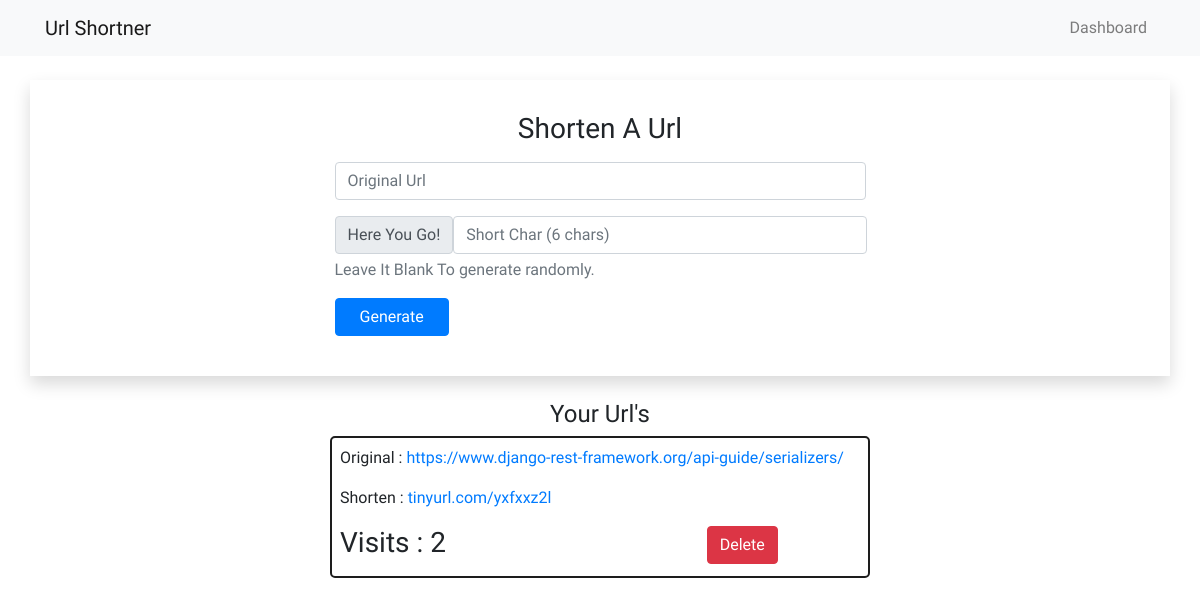
The page / on the database its author committed.
### shortner/models.py (models this page shows)
class shorturl(models.Model):
    original_url = models.URLField(blank=False)
    short_query = models.CharField(blank=False, max_length=20)
    visits = models.IntegerField(default=0)

### shortner/views.py (the view)
# urls.py: path('', dashboard, name="dashboard"),
def dashboard(request):
    urls = shorturl.objects.all()
    return render(request, 'dashboard.html', {'urls': urls})

### templates/dashboard.html (shortened to what this page needs)
{% extends 'nav.html' %}
{% block content %}
<div class="container shadow p-4">
    <div class="row">
        <div class="col-12 text-center py-2">
            <h3>Shorten A Url</h3>
        </div>
        <div class="col-10 col-sm-10 col-md-6 mx-auto">
            <form action="{% url 'generate' %}" method="POST">
                <div class="form-group">
                    <input type="url" name="original" class="form-control" placeholder="Original Url">
                </div>
                <div class="form-group">
                    <div class="input-group-prepend">
                        <div class="input-group-text">Here You Go!</div>
                        <input type="text" name="short" class="form-control" placeholder="Short Char (6 chars)"
                            maxlength="6" id="short">
                    </div>
                    <p id="shorthelp" class="form-text text-muted">Leave It Blank To generate randomly.</p>
                </div>
                <div class="form-group">
                    <input type="submit" class="btn btn-primary px-4" value="Generate">
                </div>
            </form>
        </div>
    </div>
</div>
<div class="container my-4">
    <div class="row">
        <div class="col-12 text-center">
            <h4>Your Url's</h4>
        </div>
    </div>
    <div class="row justify-content-between">
        {% for u in urls %}
        <div class="col-10 col-sm-10 col-md-6 mb-2 mx-auto">
            <div style="overflow: hidden;" class="customcontainer p-2">
                <p style="text-overflow: ellipsis;">Original : <a href="{{ u.original_url }}" target="_blank"
                        class="card-link">{{ u.original_url }}</a>
                </p>
                <p>Shorten : <a href="{{ u.short_query }}" target="_blank"
                        class="card-link">{{ u.short_query }}</a></p>
                <div class="row justify-content-between">
                    <div class="col-6 col-sm-6 ">
                        <h3>Visits : {{ u.visits }} </h3>
                    </div>
                    <div class="col-4">
                        <form action="{% url 'deleteurl' %}" method="post">
                            <input type="submit" class="btn btn-danger" value="Delete">
                        </form>
                    </div>
                </div>
            </div>
        </div>
        {% endfor %}
    </div>
</div>
</body>
</html>
{% endblock %}

### templates/nav.html (style rules this page uses)
body { font-family: 'Baloo Thambi 2', cursive; }

### templates/dashboard.html (style rules this page uses)
.customcontainer { min-width: 100%; border: 2px solid #1d1d1d; border-radius: 5px; max-width: 100%; height: 100%; }

### rows shown on the page
shorturl: original_url "https://www.django-rest-framework.org/api-guide/serializers/", short_query "tinyurl.com/yxfxxz2l", visits "2"
